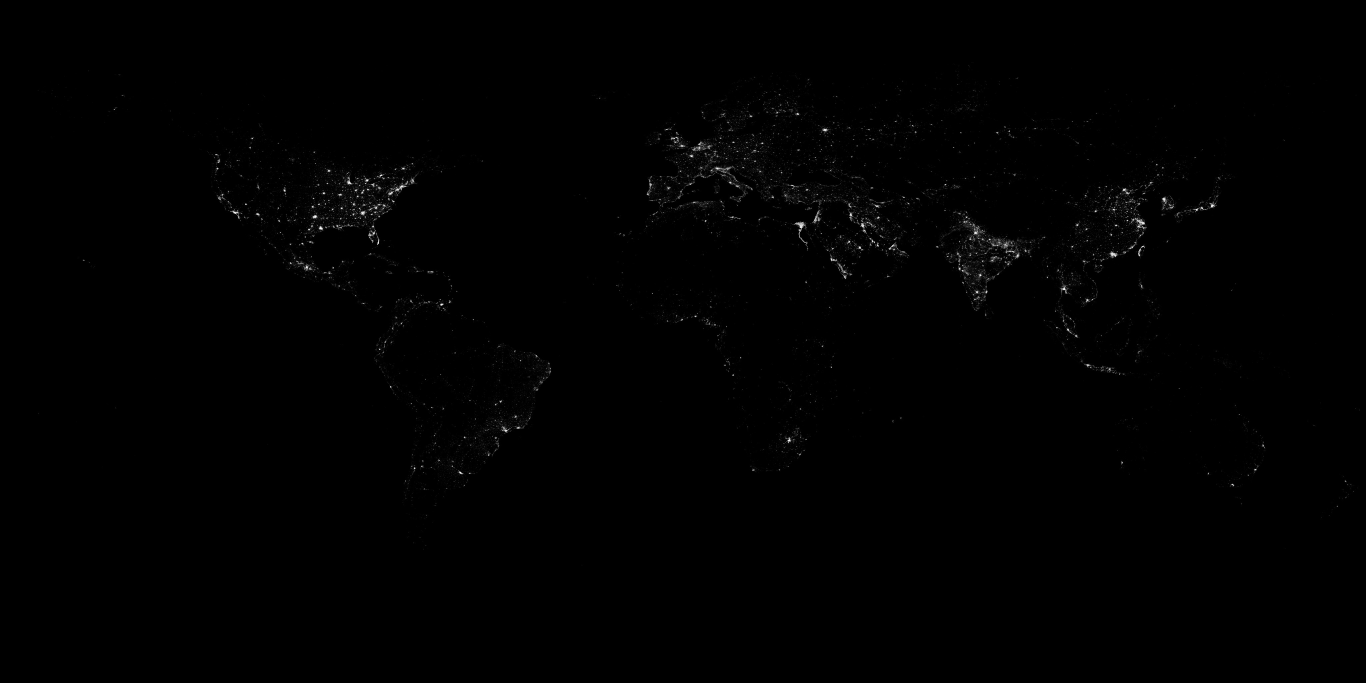
#> input picture Globe/ground/night.jpg, 4096 x 2048 px (shown at 1/3 size)
$ python build.py
#> lines starting #> are read from the running program, lines starting #| are printed output that depends on the picture
#!/usr/bin/env python3
"""Builds the fireflies: one for each patch of the Earth's lights at night (painting-company row 204).

    python3 tools/toys/fireflies/build.py            # writes toys/fireflies/data/fireflies.bin

Reads Terra's night sheet (Globe/ground/night.jpg, built by tools/globe/night.py from NASA's Black
Marble, 4096x2048 equirectangular, one channel), and places fireflies on its lit pixels, brightest
first, none closer than SPACING_KM to another (a greedy Poisson-disc sample on the sphere), so a
city is one firefly and a dense lit region a field of them. Each firefly's weight is the light of
the lit pixels nearest to it (its share of the sheet), normalised so the brightest region is 1.

Layout (little-endian): u32 count, then count records of three f32: longitude and latitude in
degrees, weight 0..1. Never hand-edit it; rebuild.
"""
import struct
from pathlib import Path

import numpy as np
from PIL import Image

ROOT = Path(__file__).resolve().parents[3]
SRC = ROOT / 'Globe' / 'ground' / 'night.jpg'
OUT = ROOT / 'toys' / 'fireflies' / 'data' / 'fireflies.bin'
THRESHOLD = 0.10      # a pixel counts as lit above this (the sheet's 0..1)
SPACING_KM = 75.0     # no two fireflies closer than this
EARTH_KM = 6371.0


def main():
    a = np.asarray(Image.open(SRC).convert('L')).astype(np.float32) / 255.0
    h, w = a.shape
#> h = 2048; w = 4096
    ys, xs = np.nonzero(a > THRESHOLD)
    v = a[ys, xs]
    lon = (xs + 0.5) / w * 360.0 - 180.0
    lat = 90.0 - (ys + 0.5) / h * 180.0
    order = np.argsort(-v, kind='stable')
    lonr, latr = np.radians(lon), np.radians(lat)
    xyz = np.stack([np.cos(latr) * np.sin(lonr), np.sin(latr), np.cos(latr) * np.cos(lonr)], 1)
    cell = SPACING_KM / EARTH_KM  # radians; grid cells in 3D of this size
    grid = {}
    chosen = []
    lim = 2.0 * np.sin(cell / 2.0)  # chord length
    for i in order:
        p = xyz[i]
        k = tuple(np.floor(p / lim).astype(int))
        ok = True
        for dx in (-1, 0, 1):
            for dy in (-1, 0, 1):
                for dz in (-1, 0, 1):
                    for j in grid.get((k[0] + dx, k[1] + dy, k[2] + dz), ()):
                        if np.sum((xyz[j] - p) ** 2) < lim * lim:
                            ok = False
                            break
                    if not ok:
                        break
                if not ok:
                    break
            if not ok:
                break
        if ok:
            grid.setdefault(k, []).append(i)
            chosen.append(i)
#> this loop made 74293 passes
#> (i, p, k) on passes 1 to 3: (935, [-0.242, 0.876, -0.416], (-21, 74, -36)), (1477, [0.252, 0.867, 0.431], (21, 73, 36)), (1546, [0.253, 0.865, 0.433], (21, 73, 36))
#> after the loop, chosen = 5063 values, max 74292 at index 4685, min 1 at index 3609, mean 40395.2; grid = 4974 items
    chosen = np.array(chosen)
    # each lit pixel's light (times its area on the sphere) goes to the nearest firefly
    cx = xyz[chosen]
    area = np.cos(latr)
    weight = np.zeros(len(chosen))
#> weight = 5063 values from 0 to 0
    for s in range(0, len(xyz), 20000):
        d = xyz[s:s + 20000] @ cx.T
        near = np.argmax(d, 1)
        np.add.at(weight, near, v[s:s + 20000] * area[s:s + 20000])
#> this loop made 4 passes
#> s on passes 2 to 4: 20000, 40000, 60000
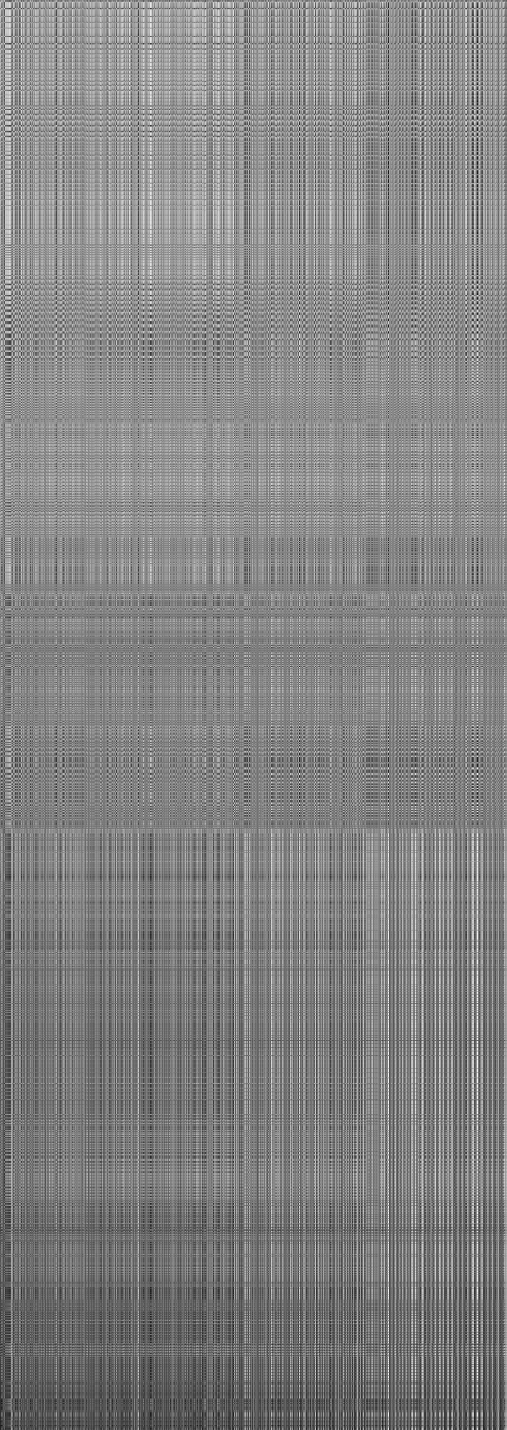
#> d: shape (14293, 5063) float64 (shown at 1/10 size); min -1, max 1, mean 0.0352; drawn with min black and max white
    weight = np.sqrt(weight / weight.max())
#> weight = 5063 values, max 1 at index 66, min 0.0245 at index 4993, mean 0.207
    OUT.parent.mkdir(parents=True, exist_ok=True)
    with open(OUT, 'wb') as f:
        f.write(struct.pack('<I', len(chosen)))
        for n, i in enumerate(chosen):
            f.write(struct.pack('<fff', lon[i], lat[i], weight[n]))
#> this loop made 5063 passes
#> i on passes 1 to 3: 935, 1477, 2455
    print(f'{len(chosen)} fireflies from {len(xyz)} lit pixels -> {OUT.relative_to(ROOT)}')
#| 5063 fireflies from 74293 lit pixels -> toys/fireflies/data/fireflies.bin


if __name__ == '__main__':
    main()
